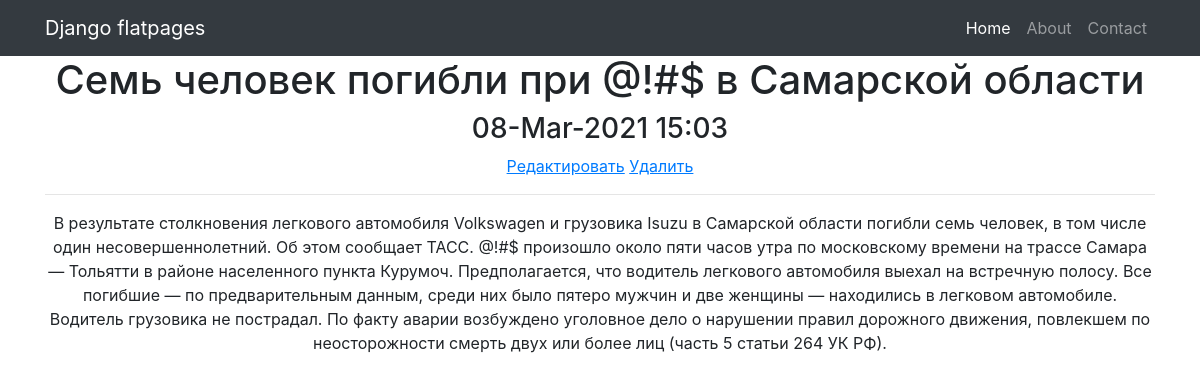
Screenshot of /news/2/ with the database file from the repository.
### news/models.py (models this page shows, shortened)
class Post(models.Model):
    author = models.ForeignKey(Author, on_delete=models.CASCADE)
    news = 'NW'
    article = 'AR'
    CHOICES = [
        (news, 'Новость'),
        (article, 'Статья')
    ]
    type = models.CharField(max_length=2,
                            choices=CHOICES)
    time = models.DateTimeField(auto_now_add=True)
    category = models.ManyToManyField(Category, through='PostCategory')
    header = models.CharField(max_length=1000)
    text = models.TextField(null=True)
    post_rating = models.IntegerField(default=0)

### news/views.py (the view)
# urls.py: path('<int:pk>/', PostDetail.as_view()),
class PostDetail(DetailView):
    model = Post
    template_name = 'specificnews.html'
    context_object_name = 'specificnews'

### news/templatetags/custom_filters.py (called while the page is built)
@register.filter(name='censor')
def censor(some_str):
    cens_str = ''
    for i in some_str.split():
        cens_str = some_str.replace('ДТП', '@!#$')
    return cens_str

### templates/specificnews.html (shortened to what this page needs)
{% extends 'default.html' %}
{% load custom_filters %}
{% block content %}
<h1>{{ specificnews.header|censor }}</h1>
<h3>{{ specificnews.time|date:'d-M-Y H:m' }}</h3>
<a href="edit/"><u>Редактировать</u></a>
<a href="delete/"><u>Удалить</u></a>
<hr>
<h8>{{ specificnews.text|censor }}</h8>
{% endblock content %}

### rows the page displays
Post: header|censor "Семь человек погибли при @!#$ в Самарской области", time "08-Mar-2021 15:03", text|censor "В результате столкновения легкового автомобиля Volkswagen и грузовика Isuzu в Самарской области погибли семь человек, в том числе один несовершеннолетний. Об этом сообщает ТАСС. @!#$ произошло около пяти часов утра по московскому времени на трассе Самара — Тольятти в районе населенного пункта Курумоч. Предполагается, что водитель легкового автомобиля выехал на встречную полосу. Все погибшие — по предварительным данным, среди них было пятеро мужчин и две женщины — находились в легковом автомобиле. Водитель грузовика не пострадал. По факту аварии возбуждено уголовное дело о нарушении правил дорожного движения, повлекшем по неосторожности смерть двух или более лиц (часть 5 статьи 264 УК РФ)."
